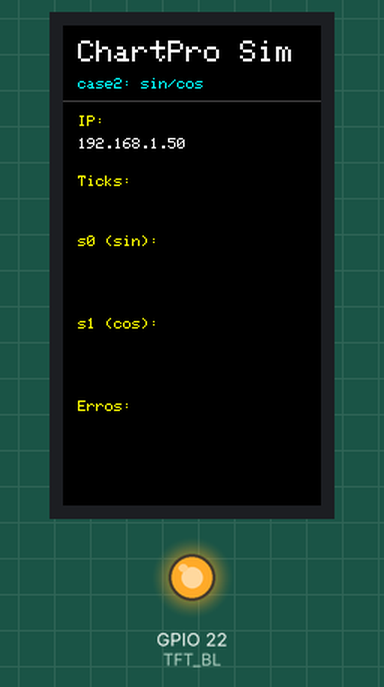
Recording of a sketch running on a simulated ESP32-C6. On the bench: 172×320 colour display, output pins drawn as LEDs (lit = HIGH). WiFi joins after 1.5 s; servers stay silent unless stated; uploads are accepted with an empty reply; what the sketch prints to the serial monitor is not drawn.

Above: at 2.3 s.
At 6.4 s:
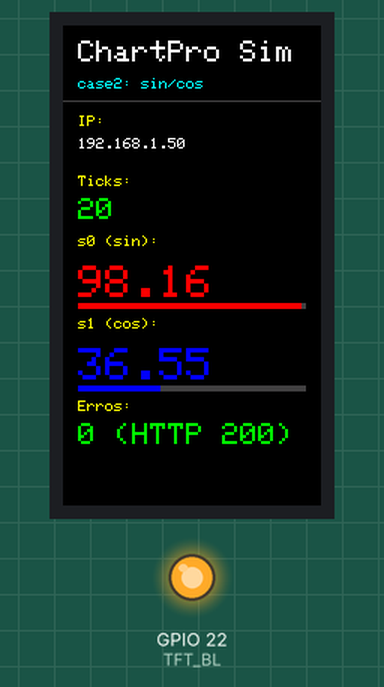
At 11.3 s:
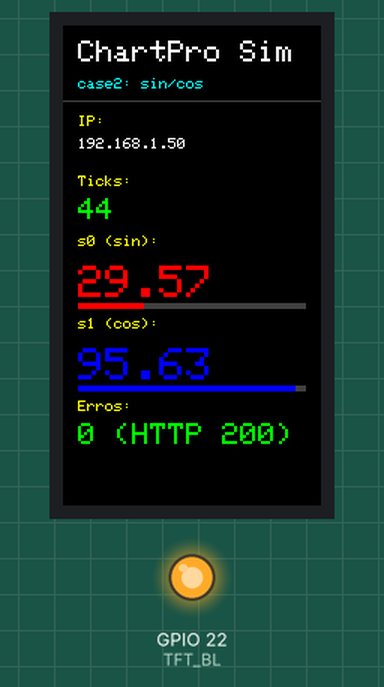
At 20.4 s:
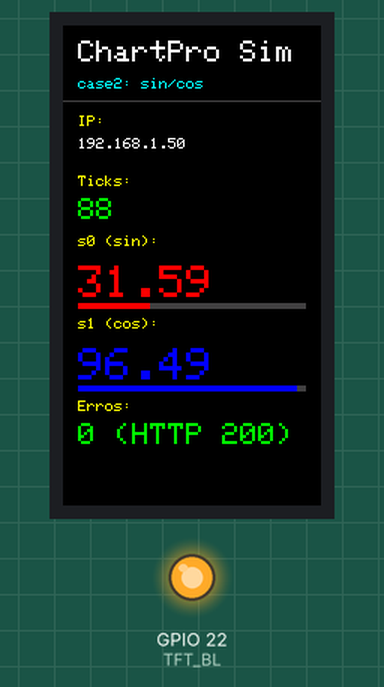
At 29.4 s:
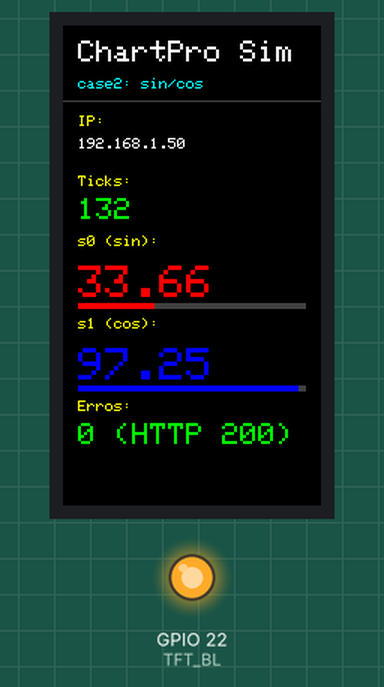
At 39.2 s:
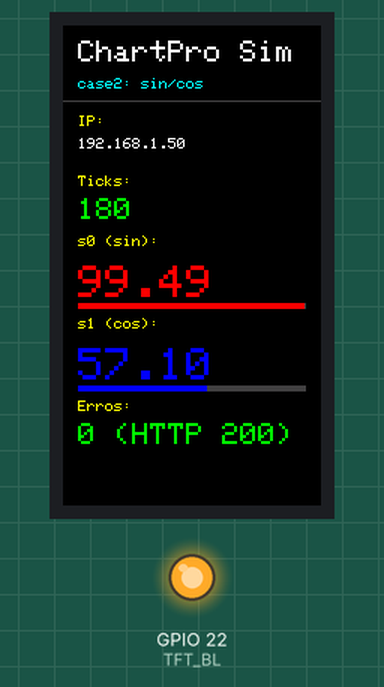

Measured:
- what the display in image 0 shows lasts 0.8 s, from 2.3 s to 3.1 s

The sketch:

main.ino
```cpp
// Demo: fonte de dados ChartPro (porte do case2.go)
// Placa: Waveshare ESP32-C6-LCD-1.47
//
// Envia seno em s0 e cosseno em s1 (90° defasados) para um servidor
// ChartPro via POST com header X-API-Key. A tela mostra os valores
// atuais, contagem de ticks e erros em tempo real.

#include <Adafruit_GFX.h>
#include <Adafruit_ST7789.h>
#include <SPI.h>
#include <WiFi.h>
#include <HTTPClient.h>
#include <math.h>

// ===== CONFIGURE =====
const char* WIFI_SSID     = "VIVOFIBRA-E151";
const char* WIFI_PASSWORD = "naotenhosenha1";

// IP do PC dev rodando o ChartPro (mesma rede da placa)
const char* SERVER_HOST = "192.168.15.5";
const int   SERVER_PORT = 8080;

const char* PROJECT_ID = "e12cbe6e04034c27eb79a5f311d3ecbf";
const char* API_KEY    = "f160ecfac3c85719776a19a626e22aff7d5f2327beaa1112140c280ee4be6131";
const char* DEVICE_ID  = "chartPro_1";

// Geracao de sinal (mesmos valores do case2.go)
const unsigned long INTERVAL_MS    = 50;     // 20Hz
const float         SINE_PERIOD_S  = 3.0f;
const float         AMPLITUDE      = 50.0f;
const float         OFFSET         = 50.0f;
// =====================

// Display
#define TFT_SCLK  7
#define TFT_MOSI  6
#define TFT_RST   21
#define TFT_DC    15
#define TFT_CS    14
#define TFT_BL    22
#define TFT_W  172
#define TFT_H  320

#define COR_GRID 0x4208   // cinza escuro 565

Adafruit_ST7789 tft = Adafruit_ST7789(&SPI, TFT_CS, TFT_DC, TFT_RST);

// Estado
String        webhookURL;
unsigned long startMillis = 0;
unsigned long lastSend    = 0;
unsigned long tick        = 0;
unsigned long erros       = 0;
int           ultimoCode  = 0;

// HTTPClient global pra reusar conexao TCP (importante a 20Hz)
HTTPClient    http;
WiFiClient    wifiClient;

// ----- UI helpers -----

void escreve(int x, int y, const char* txt, uint16_t cor, uint8_t size = 1) {
  tft.setTextColor(cor);
  tft.setTextSize(size);
  tft.setCursor(x, y);
  tft.print(txt);
}

void desenhaUI() {
  tft.fillScreen(ST77XX_BLACK);
  escreve(10, 10, "ChartPro Sim", ST77XX_WHITE, 2);
  escreve(10, 35, "case2: sin/cos", ST77XX_CYAN);
  tft.drawFastHLine(0, 50, TFT_W, COR_GRID);

  escreve(10, 60,  "IP:",       ST77XX_YELLOW);
  escreve(10, 100, "Ticks:",    ST77XX_YELLOW);
  escreve(10, 140, "s0 (sin):", ST77XX_YELLOW);
  escreve(10, 195, "s1 (cos):", ST77XX_YELLOW);
  escreve(10, 250, "Erros:",    ST77XX_YELLOW);
}

void atualizaIP() {
  String ip = WiFi.localIP().toString();
  escreve(10, 75, ip.c_str(), ST77XX_WHITE);
}

void atualizaTela(float s0, float s1) {
  char buf[32];

  // Ticks
  tft.fillRect(10, 115, 130, 20, ST77XX_BLACK);
  snprintf(buf, sizeof(buf), "%lu", tick);
  escreve(10, 115, buf, ST77XX_GREEN, 2);

  // s0 valor + barra
  tft.fillRect(10, 155, 140, 30, ST77XX_BLACK);
  snprintf(buf, sizeof(buf), "%.2f", s0);
  escreve(10, 160, buf, ST77XX_RED, 3);
  int barW0 = (int)((s0 / 100.0f) * (TFT_W - 20));
  if (barW0 < 0) barW0 = 0;
  if (barW0 > TFT_W - 20) barW0 = TFT_W - 20;
  tft.fillRect(10, 185, TFT_W - 20, 4, COR_GRID);
  tft.fillRect(10, 185, barW0,      4, ST77XX_RED);

  // s1 valor + barra
  tft.fillRect(10, 210, 140, 30, ST77XX_BLACK);
  snprintf(buf, sizeof(buf), "%.2f", s1);
  escreve(10, 215, buf, ST77XX_BLUE, 3);
  int barW1 = (int)((s1 / 100.0f) * (TFT_W - 20));
  if (barW1 < 0) barW1 = 0;
  if (barW1 > TFT_W - 20) barW1 = TFT_W - 20;
  tft.fillRect(10, 240, TFT_W - 20, 4, COR_GRID);
  tft.fillRect(10, 240, barW1,      4, ST77XX_BLUE);

  // Erros + ultimo HTTP
  tft.fillRect(10, 265, TFT_W - 20, 20, ST77XX_BLACK);
  snprintf(buf, sizeof(buf), "%lu (HTTP %d)", erros, ultimoCode);
  uint16_t cor = (erros == 0) ? ST77XX_GREEN : ST77XX_RED;
  escreve(10, 265, buf, cor, 2);
}

// ----- WiFi -----

void conectaWiFi() {
  tft.fillScreen(ST77XX_BLACK);
  escreve(10, 10, "Conectando", ST77XX_WHITE, 2);
  escreve(10, 40, WIFI_SSID, ST77XX_CYAN);

  WiFi.mode(WIFI_STA);
  WiFi.begin(WIFI_SSID, WIFI_PASSWORD);

  int t = 0;
  while (WiFi.status() != WL_CONNECTED && t < 30) {
    delay(500);
    Serial.print(".");
    int x = 10 + (t % 20) * 7;
    tft.fillRect(x, 70, 5, 5, ST77XX_GREEN);
    t++;
  }
  Serial.println();

  if (WiFi.status() != WL_CONNECTED) {
    escreve(10, 100, "FALHOU", ST77XX_RED, 2);
    while (true) delay(1000);
  }
  Serial.printf("Conectado. IP: %s  RSSI: %d dBm\n",
                WiFi.localIP().toString().c_str(), WiFi.RSSI());
}

// ----- HTTP POST -----

bool enviaPayload(float s0, float s1) {
  if (WiFi.status() != WL_CONNECTED) return false;

  // monta JSON sem precisar de ArduinoJson — array de 2 itens
  char body[256];
  snprintf(body, sizeof(body),
    "[{\"device_id\":\"%s\",\"port\":\"s0\",\"value\":%.2f},"
     "{\"device_id\":\"%s\",\"port\":\"s1\",\"value\":%.2f}]",
    DEVICE_ID, s0, DEVICE_ID, s1);

  http.begin(wifiClient, webhookURL);
  http.addHeader("Content-Type", "application/json");
  http.addHeader("X-API-Key", API_KEY);
  http.setReuse(true);            // mantem TCP aberto entre requests
  http.setTimeout(2000);          // 2s, igual ao Go

  int code = http.POST(body);
  http.end();

  ultimoCode = code;
  return (code == 200);
}

// ----- Setup / Loop -----

void setup() {
  Serial.begin(115200);
  delay(500);

  SPI.begin(TFT_SCLK, -1, TFT_MOSI, -1);
  pinMode(TFT_BL, OUTPUT);
  digitalWrite(TFT_BL, HIGH);
  tft.init(TFT_W, TFT_H);
  tft.setSPISpeed(40000000);
  tft.setRotation(0);

  conectaWiFi();

  webhookURL = String("http://") + SERVER_HOST + ":" + SERVER_PORT
             + "/api/v1/webhook/" + PROJECT_ID;
  Serial.print("URL: "); Serial.println(webhookURL);

  desenhaUI();
  atualizaIP();

  startMillis = millis();
}

void loop() {
  unsigned long now = millis();
  if (now - lastSend < INTERVAL_MS) return;
  lastSend = now;

  tick++;

  float elapsed = (now - startMillis) / 1000.0f;
  float phase   = (elapsed / SINE_PERIOD_S) * 2.0f * (float)M_PI;

  // arredonda pra 2 casas, mesma logica do Go
  float s0 = roundf((OFFSET + AMPLITUDE * sinf(phase)) * 100.0f) / 100.0f;
  float s1 = roundf((OFFSET + AMPLITUDE * cosf(phase)) * 100.0f) / 100.0f;

  if (!enviaPayload(s0, s1)) {
    erros++;
  }

  // atualiza display a cada 4 ticks (~5Hz). A 20Hz a SPI satura visualmente
  // e nao da pra ler nada de qualquer jeito.
  if (tick % 4 == 0) {
    atualizaTela(s0, s1);
  }

  if (tick % 20 == 0) {
    Serial.printf("tick %lu  s0=%.2f  s1=%.2f  erros=%lu\n",
                  tick, s0, s1, erros);
  }
}
```
